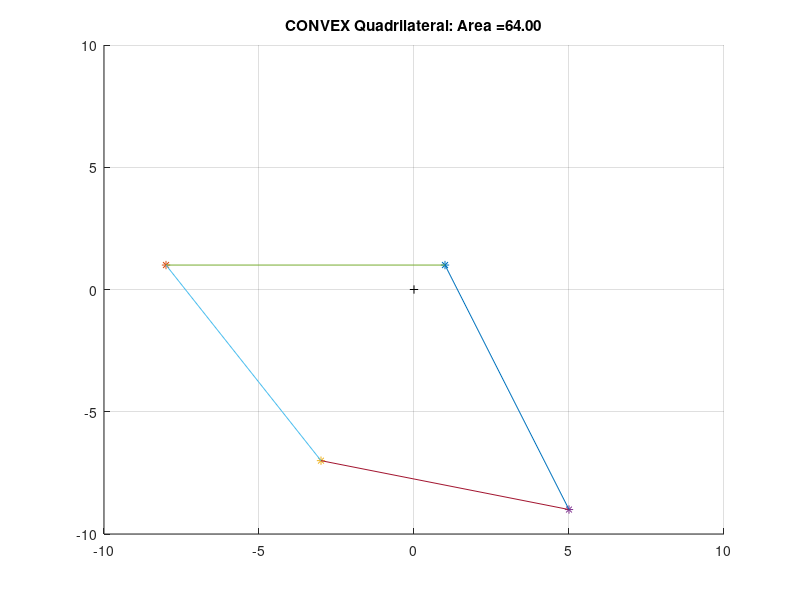

The MATLAB script that drew this image:
%% Lab1
%    Name : Yamin Yee
%    Date : Sep 9, 2019
%    Lab Assignment : #01 - Quadrilaterals 

clear all; close all; clc; format compact;
disp('Lab #1 -- Quadrilaterals');
disp(' ');
disp('%%%% Yamin Yee          %%%%');
disp('%%%% CECS 463 Fall 2019 %%%%');
disp('%%%% Lab Assignment #01 %%%%');
disp('%%%% 9/10/2019          %%%%');
disp(' ');
str=datestr(now); disp(['Matlab Time Stamp: ',str]);
disp('');

%% Problem 5
disp('Quadrilaterals')
figure(1); clf(1);
hold on; grid on;
axis([-10, 10, -10, 10]);%set center
plot((0),(0), 'k+');%origin 

%3
%functions to compute area of a triangle in the complex plane
area_triangle=@(x1,x2,x3) 0.5*abs( real(x1)*(imag(x2)-imag(3))...
                                 +real(x2)*(imag(x3)-imag(x1)) +real(x3)*(imag(x1)-(imag(x2))));

area_quadrilateral =@(x1,x2,x3,x4) ...
area_triangle(x1,x2,x3) + area_triangle(x1,x3,x4);

%cross product function 
xprod =@(x1, x2)real(x1)*imag(x2) - imag(x1)*real(x2);



%generate 4 random points each quadrant from [0,10]
Q1 =+randi(10)+1j*(randi(10));%Q1
Q2 =-randi(10)+1j*(randi(10));%Q2
Q3 =-randi(10)-1j*(randi(10));%Q3
Q4 =+randi(10)-1j*(randi(10));%Q4

%4
%Generate the Vertices from the points
V1 = Q2-Q1;
V2 = Q3-Q2;
V3 = Q4-Q3;
V4 = Q1-Q4;

Area = area_quadrilateral( Q1, Q2, Q3, Q4 );

%find the cross products of succeding points
xp1 = xprod( V1, V2 );
xp2 = xprod( V2, V3 );
xp3 = xprod( V3, V4 );
xp4 = xprod( V4, V1 );

%Store the cross products in array for checking 
xp = [ xp1, xp2, xp3, xp4 ];

%Show the Complex points genereated 
disp('4 Random Genereated Points:');
fprintf('Q1=%4.2f+%4.2fj\n', real(Q1), imag(Q1));
fprintf('Q2=%4.2f+%4.2fj\n', real(Q2), imag(Q2));
fprintf('Q3=%4.2f+%4.2fj\n', real(Q3), imag(Q3));
fprintf('Q4=%4.2f+%4.2fj\n', real(Q4), imag(Q4));

%plot the points 
plot(real(Q1),imag(Q1),'marker','*');
plot(real(Q2),imag(Q2),'marker','*');
plot(real(Q3),imag(Q3),'marker','*');
plot(real(Q4),imag(Q4),'marker','*');

%Trace the Quadrilateral 
plot([real(Q1),real(Q2)],[imag(Q1),imag(Q2)]);
plot([real(Q2),real(Q3)],[imag(Q2),imag(Q3)]);
plot([real(Q3),real(Q4)],[imag(Q3),imag(Q4)]);
plot([real(Q4),real(Q1)],[imag(Q4),imag(Q1)]);

%Type of Graph After Identifying Type and Area 
if (all(xp > 0) || all(xp < 0))
    title(sprintf('CONVEX Quadrilateral: Area =%4.2f', Area));%graph title
    fprintf('CONVEX: AREA = %4.2f', Area);
elseif( any(xp == 0))
        title(sprintf('TRIANGLE: Area = %4.2f', Area));
        fprintf('TRIANGLE: AREA = %4.2f', Area);
else
    title(sprintf('CONCAVE Quadritieal: Area =%4.2f', Area));
    fprintf('CONCAVE: AREA = %4.2f', Area);
end
